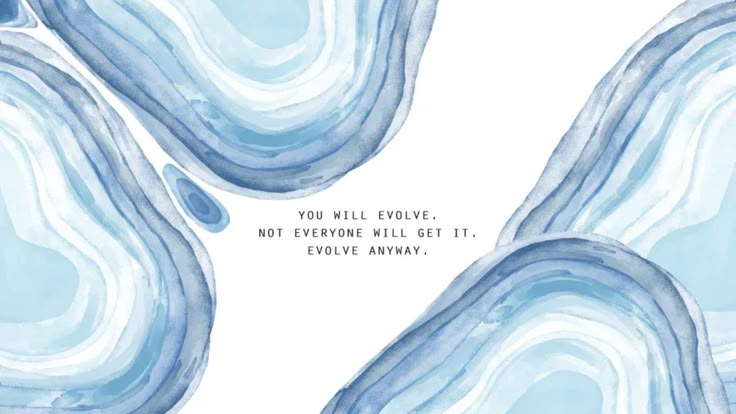
#> input picture imgprocessing(OPENCV)/ -3.jpg, 736 x 414 px, found by its file name
$ python croping.py
#> lines starting #> are read from the running program, lines starting #| are printed output that depends on the picture
import cv2
img = cv2.imread("imgprocessing(OPENCV)/ -3.jpg")
#> img is the input picture: shape (414, 736, 3); mean B, G, R 235.2, 223.1, 205.5
# we will do slicing to crop the image
img_crop = img[100:300,200:400] # img[y1:y2 , x1:x2]
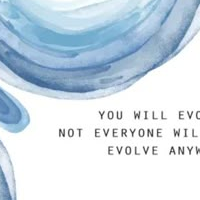
#> img_crop: shape (200, 200, 3); mean B, G, R 232.2, 220.8, 206.4
cv2.imshow("window",img_crop)
cv2.waitKey(0)

# how to save an image to save in future
cv2.imwrite("croped_image.jpg",img_crop)
